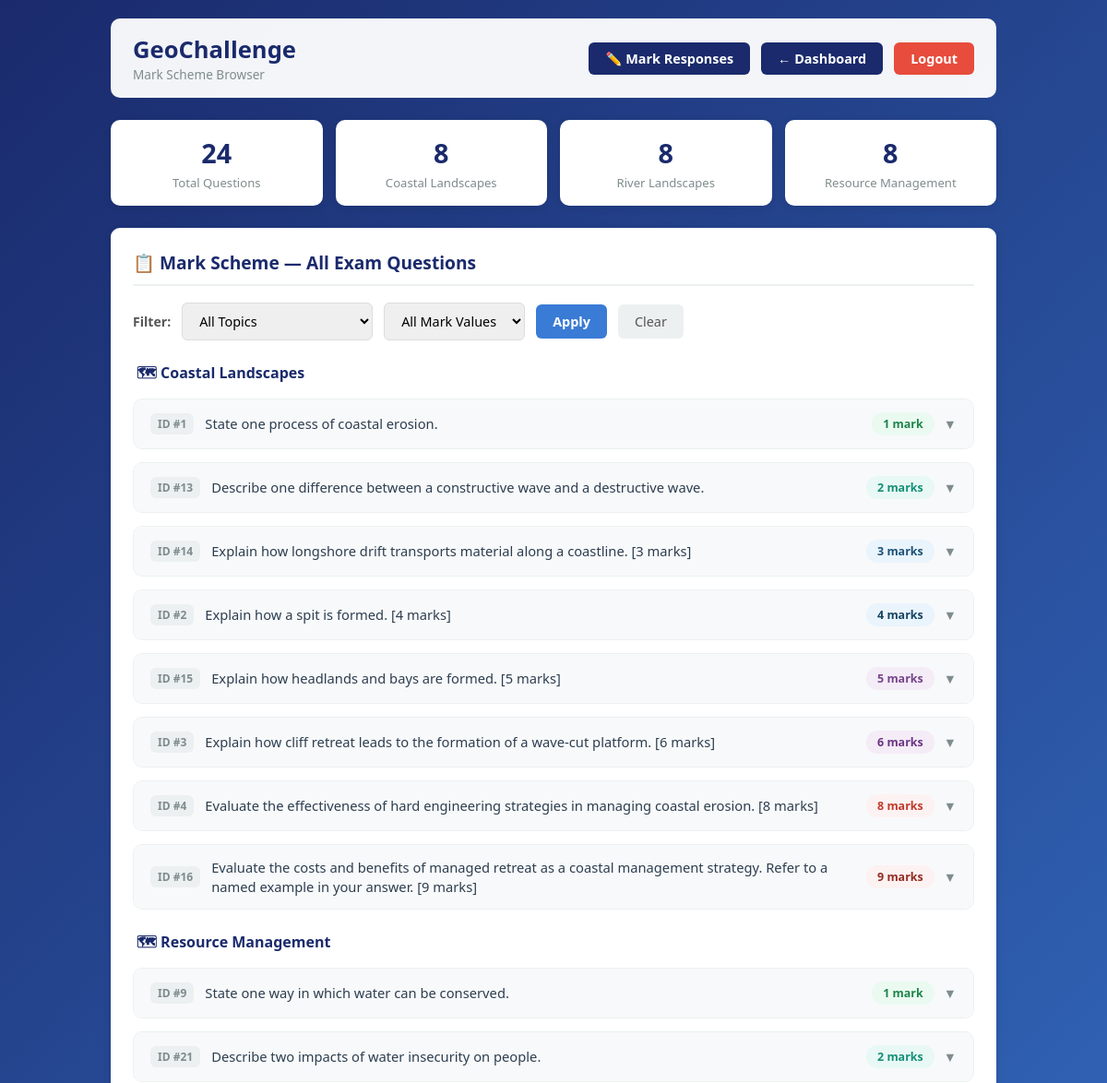
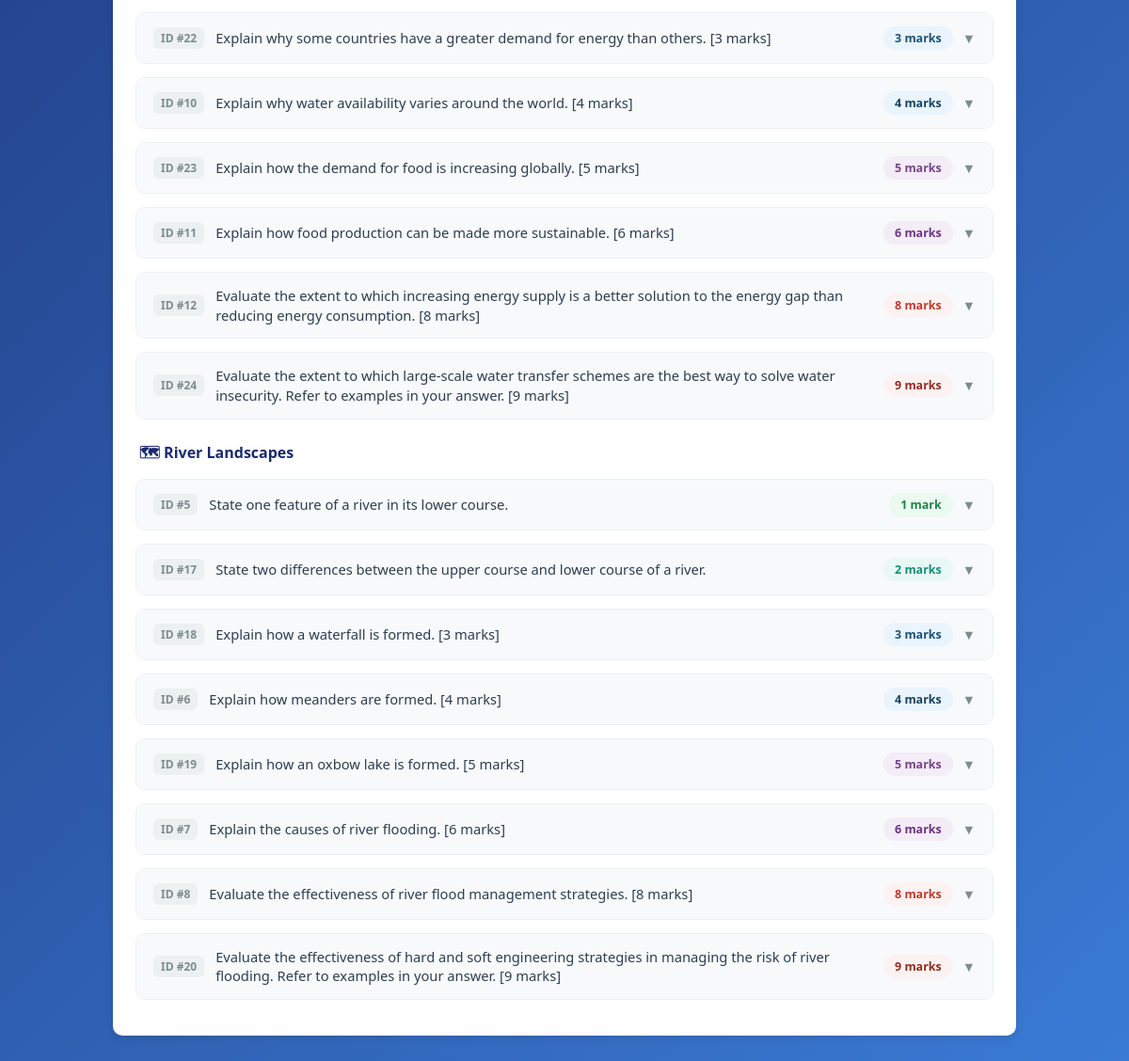
Page /mark-scheme (signed in) on the committed database (2 pictures, top to bottom).
### tables this page shows
CREATE TABLE exam_questions (
        id           INTEGER PRIMARY KEY AUTOINCREMENT,
        topic        TEXT    NOT NULL,
        marks        INTEGER NOT NULL,
        question_text TEXT   NOT NULL,
        model_answer  TEXT   NOT NULL
    );

### app.py (the view)
@app.route("/mark-scheme")
def mark_scheme():
    if not login_required("teacher"):
        return redirect(url_for("teacher_login"))
    topic_filter = request.args.get("topic", "")
    marks_filter = request.args.get("marks", "")
    conn   = get_connection()
    cursor = conn.cursor()
    query  = "SELECT * FROM exam_questions WHERE 1=1"
    params = []
    if topic_filter and topic_filter in TOPICS:
        query += " AND topic = ?"
        params.append(topic_filter)
    if marks_filter and marks_filter.isdigit():
        query += " AND marks = ?"
        params.append(int(marks_filter))
    query += " ORDER BY topic, marks, id"
    cursor.execute(query, params)
    questions = [dict(row) for row in cursor.fetchall()]
    cursor.execute("SELECT topic, COUNT(*) as count FROM exam_questions GROUP BY topic")
    topic_counts = {row["topic"]: row["count"] for row in cursor.fetchall()}
    cursor.execute("SELECT COUNT(*) as count FROM exam_questions")
    total = cursor.fetchone()["count"]
    cursor.execute("SELECT DISTINCT marks FROM exam_questions ORDER BY marks")
    mark_values = [row["marks"] for row in cursor.fetchall()]
    conn.close()
    return render_template(
        "mark-scheme.html",
        questions=questions,
        topics=TOPICS,
        topic_counts=topic_counts,
        total=total,
        mark_values=mark_values,
        topic_filter=topic_filter,
        marks_filter=marks_filter
    )

### app.py (called while the page is built)
def get_connection():
    conn = sqlite3.connect("database.db")
    conn.row_factory = sqlite3.Row
    return conn

def login_required(role):
    return "user_id" in session and session.get("role") == role

### templates/mark-scheme.html (shortened to what this page needs)
<!DOCTYPE html>
<html lang="en">
<head>
</head>
<body>
<div class="container">
    <header>
        <div>
            <h1>GeoChallenge</h1>
            <div style="font-size:0.85rem;color:#7f8c8d;">Mark Scheme Browser</div>
        </div>
        <div class="header-right">
            <a href="/mark-responses" class="btn-back">✏️ Mark Responses</a>
            <a href="/teacher-dashboard" class="btn-back">← Dashboard</a>
            <a href="/logout" class="logout-btn">Logout</a>
        </div>
    </header>
    <div class="stats-row">
        <div class="stat-card">
            <div class="stat-number">{{ total }}</div>
            <div class="stat-label">Total Questions</div>
        </div>
        <div class="stat-card">
            <div class="stat-number">{{ topic_counts.get('Coastal Landscapes', 0) }}</div>
            <div class="stat-label">Coastal Landscapes</div>
        </div>
        <div class="stat-card">
            <div class="stat-number">{{ topic_counts.get('River Landscapes', 0) }}</div>
            <div class="stat-label">River Landscapes</div>
        </div>
        <div class="stat-card">
            <div class="stat-number">{{ topic_counts.get('Resource Management', 0) }}</div>
            <div class="stat-label">Resource Management</div>
        </div>
    </div>
    <div class="section-card">
        <div class="section-title">📋 Mark Scheme — All Exam Questions</div>
        <form method="GET" action="/mark-scheme">
            <div class="filter-row">
                <label style="font-size:0.88rem;font-weight:600;color:#555;">Filter:</label>
                <select name="topic" class="filter-select">
                    <option value="">All Topics</option>
                </select>
                <select name="marks" class="filter-select">
                    <option value="">All Mark Values</option>
                </select>
                <button type="submit" class="btn-filter">Apply</button>
                <a href="/mark-scheme" class="btn-clear">Clear</a>
            </div>
        </form>
        {% if questions %}
            {% set ns = namespace(current_topic='') %}
            {% for q in questions %}
                {% if q.topic != ns.current_topic %}
                    {% set ns.current_topic = q.topic %}
                    <div class="topic-header">🗺 {{ q.topic }}</div>
                {% endif %}
                <div class="q-card">
                    <div class="q-header" onclick="toggleCard('q{{ q.id }}')">
                        <div class="q-header-left">
                            <span class="q-id">ID #{{ q.id }}</span>
                            <div class="q-text-preview">{{ q.question_text }}</div>
                        </div>
                        <div class="q-header-right">
                            <span class="mark-badge mark-{{ q.marks }}">{{ q.marks }} mark{% if q.marks != 1 %}s{% endif %}</span>
                            <span class="chevron" id="chev-q{{ q.id }}">▼</span>
                        </div>
                    </div>
                </div>
            {% endfor %}
        {% else %}
        <p class="no-questions">No questions match your filter.</p>
        {% endif %}
    </div>
</div>
</body>
</html>

### templates/mark-scheme.html (style rules this page uses)
* { margin: 0; padding: 0; box-sizing: border-box; font-family: 'Segoe UI', Tahoma, Geneva, Verdana, sans-serif; }
body { background: linear-gradient(135deg, #1a2a6c, #3a7bd5); min-height: 100vh; padding: 20px; }
.container { max-width: 960px; margin: 0 auto; }
header { display: flex; justify-content: space-between; align-items: center; padding: 16px 24px; background: rgba(255,255,255,0.95); border-radius: 10px; margin-bottom: 24px; }
header h1 { font-size: 1.6rem; color: #1a2a6c; }
.header-right { display: flex; gap: 12px; }
.btn-back { padding: 8px 18px; background: #1a2a6c; color: white; border-radius: 6px; text-decoration: none; font-weight: 600; font-size: 0.9rem; }
.logout-btn { padding: 8px 18px; background: #e74c3c; color: white; border-radius: 6px; text-decoration: none; font-weight: 600; font-size: 0.9rem; }
.section-card { background: white; border-radius: 10px; padding: 24px; margin-bottom: 24px; box-shadow: 0 2px 8px rgba(0,0,0,0.1); }
.section-title { font-size: 1.2rem; font-weight: 700; color: #1a2a6c; margin-bottom: 18px; padding-bottom: 10px; border-bottom: 2px solid #ecf0f1; }
.filter-row { display: flex; gap: 12px; align-items: center; margin-bottom: 20px; flex-wrap: wrap; }
.filter-select { padding: 9px 14px; border: 1px solid #ddd; border-radius: 6px; font-size: 0.9rem; cursor: pointer; }
.btn-filter { padding: 9px 18px; background: #3a7bd5; color: white; border: none; border-radius: 6px; font-size: 0.9rem; font-weight: 600; cursor: pointer; }
.btn-clear { padding: 9px 18px; background: #ecf0f1; color: #555; border: none; border-radius: 6px; font-size: 0.9rem; text-decoration: none; display: inline-block; }
.stats-row { display: grid; grid-template-columns: repeat(4, 1fr); gap: 14px; margin-bottom: 24px; }
.stat-card { background: white; border-radius: 10px; padding: 16px 20px; text-align: center; box-shadow: 0 2px 8px rgba(0,0,0,0.1); }
.stat-number { font-size: 1.8rem; font-weight: 800; color: #1a2a6c; }
.stat-label { font-size: 0.82rem; color: #7f8c8d; margin-top: 4px; }
.topic-header { font-size: 1rem; font-weight: 700; color: #1a2a6c; margin: 24px 0 12px; padding-left: 4px; display: flex; align-items: center; gap: 8px; }
.q-card { border: 1px solid #ecf0f1; border-radius: 10px; margin-bottom: 14px; overflow: hidden; }
.q-header { display: flex; justify-content: space-between; align-items: center; padding: 14px 18px; cursor: pointer; background: #f8f9fa; transition: background 0.15s; }
.q-header-left { display: flex; align-items: center; gap: 12px; flex: 1; }
.q-id { font-size: 0.75rem; font-weight: 700; color: #7f8c8d; background: #ecf0f1; padding: 3px 8px; border-radius: 6px; white-space: nowrap; }
.q-text-preview { font-size: 0.92rem; color: #2c3e50; font-weight: 500; line-height: 1.4; }
.q-header-right { display: flex; align-items: center; gap: 10px; flex-shrink: 0; }
.mark-badge { display: inline-block; padding: 4px 12px; border-radius: 12px; font-size: 0.78rem; font-weight: 700; }
.mark-1 { background: #eafaf1; color: #1e8449; }
.mark-2 { background: #e8f8f5; color: #148f77; }
.mark-3 { background: #eaf4fd; color: #1a5276; }
.mark-4 { background: #eaf4fd; color: #154360; }
.mark-5 { background: #f4ecf7; color: #76448a; }
.mark-6 { background: #f4ecf7; color: #6c3483; }
.mark-8 { background: #fdf2f2; color: #c0392b; }
.mark-9 { background: #fdf2f2; color: #922b21; }
.chevron { font-size: 0.9rem; color: #7f8c8d; transition: transform 0.2s; }

### rows in the picture
exam_questions: topic "Coastal Landscapes", id "1", question_text "State one process of coastal erosion.", marks "1"
exam_questions: id "13", question_text "Describe one difference between a constructive wave and a destructive wave.", marks "2"
exam_questions: id "14", question_text "Explain how longshore drift transports material along a coastline. [3 marks]", marks "3"
exam_questions: id "2", question_text "Explain how a spit is formed. [4 marks]", marks "4"
exam_questions: id "15", question_text "Explain how headlands and bays are formed. [5 marks]", marks "5"
exam_questions: id "3", question_text "Explain how cliff retreat leads to the formation of a wave-cut platform. [6 marks]", marks "6"
exam_questions: id "4", question_text "Evaluate the effectiveness of hard engineering strategies in managing coastal erosion. [8 marks]", marks "8"
exam_questions: id "16", question_text "Evaluate the costs and benefits of managed retreat as a coastal management strategy. Refer to a named example in your answer. [9 marks]", marks "9"
exam_questions: topic "Resource Management", id "9", question_text "State one way in which water can be conserved.", marks "1"
exam_questions: id "21", question_text "Describe two impacts of water insecurity on people.", marks "2"
exam_questions: id "22", question_text "Explain why some countries have a greater demand for energy than others. [3 marks]", marks "3"
exam_questions: id "10", question_text "Explain why water availability varies around the world. [4 marks]", marks "4"
exam_questions: id "23", question_text "Explain how the demand for food is increasing globally. [5 marks]", marks "5"
exam_questions: id "11", question_text "Explain how food production can be made more sustainable. [6 marks]", marks "6"
exam_questions: id "12", question_text "Evaluate the extent to which increasing energy supply is a better solution to the energy gap than reducing energy consumption. [8 marks]", marks "8"
exam_questions: id "24", question_text "Evaluate the extent to which large-scale water transfer schemes are the best way to solve water insecurity. Refer to examples in your answer. [9 marks]", marks "9"
exam_questions: topic "River Landscapes", id "5", question_text "State one feature of a river in its lower course.", marks "1"
exam_questions: id "17", question_text "State two differences between the upper course and lower course of a river.", marks "2"
exam_questions: id "18", question_text "Explain how a waterfall is formed. [3 marks]", marks "3"
exam_questions: id "6", question_text "Explain how meanders are formed. [4 marks]", marks "4"
exam_questions: id "19", question_text "Explain how an oxbow lake is formed. [5 marks]", marks "5"
exam_questions: id "7", question_text "Explain the causes of river flooding. [6 marks]", marks "6"
exam_questions: id "8", question_text "Evaluate the effectiveness of river flood management strategies. [8 marks]", marks "8"
exam_questions: id "20", question_text "Evaluate the effectiveness of hard and soft engineering strategies in managing the risk of river flooding. Refer to examples in your answer. [9 marks]", marks "9"

### other values in the picture
{{ total }} "24"
{{ topic_counts.get('Coastal Landscapes', 0) }} "8"
{{ topic_counts.get('River Landscapes', 0) }} "8"
{{ topic_counts.get('Resource Management', 0) }} "8"
